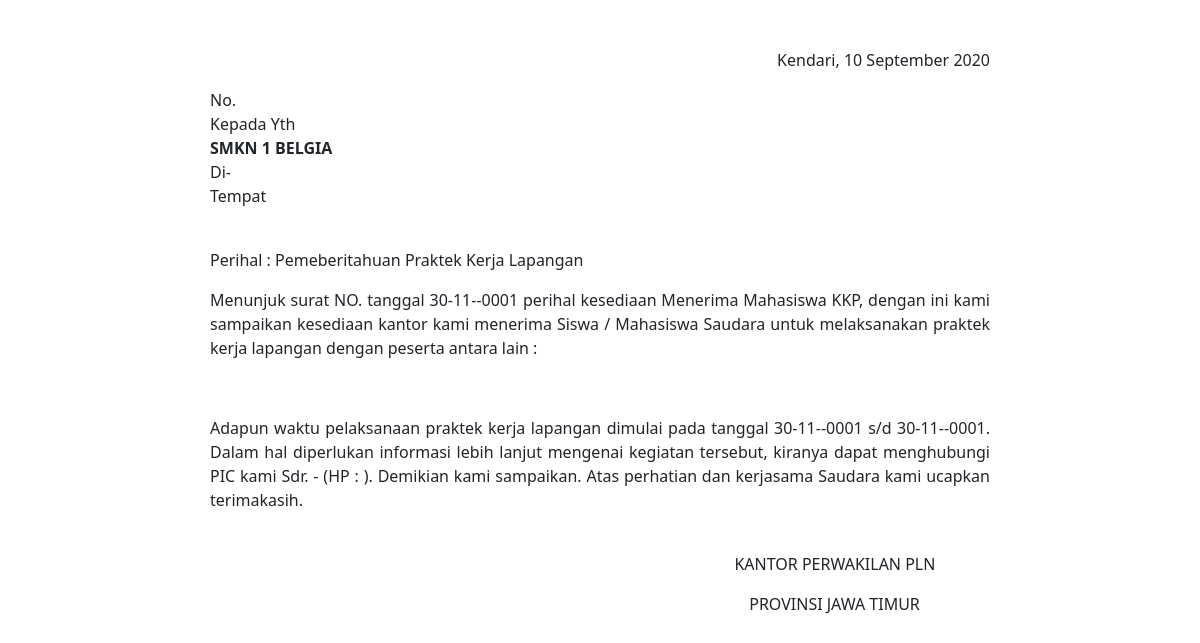
/admin/surat_konfirmasi.php (signed in), run on the app's committed database.
### tables this page shows
CREATE TABLE `surat_balasan` (
  `id_surat_balasan` int(11) NOT NULL,
  `id_pendaftar` int(11) NOT NULL,
  `no_surat_balasan` varchar(50) NOT NULL,
  `nama_penerima` varchar(50) NOT NULL,
  `instansi` varchar(50) NOT NULL,
  `tgl_surat_pengirim` datetime NOT NULL,
  `no_surat_pengirim` varchar(50) NOT NULL,
  `tgl_masuk` date NOT NULL,
  `tgl_keluar` date NOT NULL,
  `nama_diterima` mediumtext NOT NULL,
  `nama_pihak_pln` varchar(50) NOT NULL,
  `no_pihak_pln` varchar(50) NOT NULL
);

### admin/surat_konfirmasi.php (the view, shortened to what this page needs)
<?php
include "../config.php";
$id_pendaftar = $_GET['id_pendaftar'];
$surat_balasan = mysqli_query($koneksi, "SELECT * FROM surat_balasan WHERE id_pendaftar='$id_pendaftar'")
?>
<!DOCTYPE html>
<html lang="en">
<head>
  <link href="../public/vendor/bootstrap/css/bootstrap.min.css" rel="stylesheet">
</head>
<body>
  <?php foreach($surat_balasan as $row){ ?>
  <div class="container" style="padding: 0 15%;">
    <p class="mt-5 text-end">Kendari, 10 September 2020</p>
    <p class="mb-0">No. <?php echo $row['no_surat_balasan']; ?></p>
    <p class="mb-0">Kepada Yth</p>
    <p class="mb-0 fw-bold"><?php echo $row['instansi']; ?></p>
    <p class="mb-0">Di-</p>
    <p>Tempat</p>
    <br>
    <p>Perihal : <span>Pemeberitahuan Praktek Kerja Lapangan</span></p>
    <p style="text-align: justify;">
      Menunjuk surat NO. <?php echo $row['no_surat_pengirim']; ?> tanggal <?php echo date('d-m-Y', strtotime($row['tgl_surat_pengirim'])); ?> perihal kesediaan Menerima Mahasiswa KKP, dengan ini kami sampaikan
      kesediaan kantor kami menerima Siswa / Mahasiswa Saudara untuk melaksanakan praktek kerja lapangan dengan peserta antara lain :
    </p>
    <p class="fw-bold">
    </p>
    <p style="text-align: justify;">
      Adapun waktu pelaksanaan praktek kerja lapangan dimulai pada tanggal <?php echo date('d-m-Y', strtotime($row['tgl_masuk'])); ?> s/d <?php echo date('d-m-Y', strtotime($row['tgl_keluar'])); ?>. Dalam hal diperlukan informasi lebih
      lanjut mengenai kegiatan tersebut, kiranya dapat menghubungi PIC kami Sdr. - (HP : <?php echo $row['no_pihak_pln']; ?>). Demikian kami sampaikan. Atas perhatian dan kerjasama
      Saudara kami ucapkan terimakasih.
    </p>
    <br>
    <p class="text-end" style="padding-right: 7%;">KANTOR PERWAKILAN PLN</p>
    <P class="text-end" style="padding-right: 9%;">PROVINSI JAWA TIMUR</P>
    <br> <br>
  </div>
  <?php } ?>
</body>
</html>

### data on the page
surat_balasan: instansi "SMKN 1 BELGIA", tgl_surat_pengirim "30-11--0001", tgl_masuk "30-11--0001", tgl_keluar "30-11--0001"
